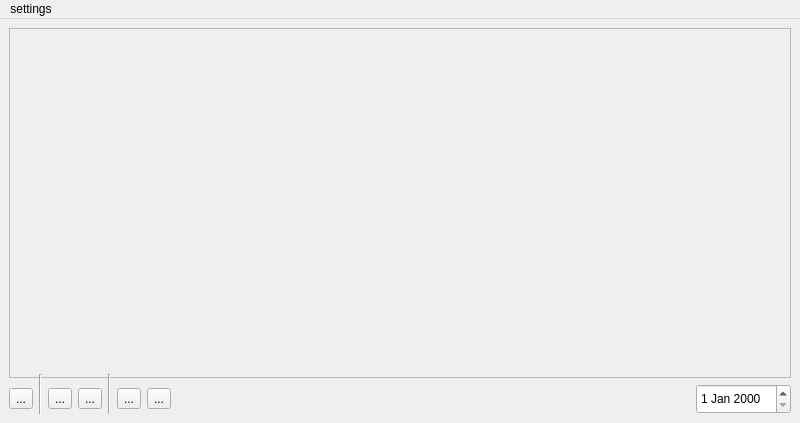
<?xml version="1.0" encoding="UTF-8"?>
<ui version="4.0">
 <class>MainWindow</class>
 <widget class="QMainWindow" name="MainWindow">
  <property name="geometry">
   <rect>
    <x>0</x>
    <y>0</y>
    <width>800</width>
    <height>423</height>
   </rect>
  </property>
  <property name="windowTitle">
   <string>MainWindow</string>
  </property>
  <widget class="QWidget" name="centralwidget">
   <property name="minimumSize">
    <size>
     <width>0</width>
     <height>400</height>
    </size>
   </property>
   <layout class="QGridLayout" name="gridLayout">
    <item row="0" column="0">
     <widget class="QGraphicsView" name="graphicsView">
      <property name="enabled">
       <bool>false</bool>
      </property>
      <property name="sizePolicy">
       <sizepolicy hsizetype="Expanding" vsizetype="Expanding">
        <horstretch>0</horstretch>
        <verstretch>0</verstretch>
       </sizepolicy>
      </property>
      <property name="minimumSize">
       <size>
        <width>0</width>
        <height>350</height>
       </size>
      </property>
     </widget>
    </item>
    <item row="1" column="0">
     <widget class="QStackedWidget" name="stackedWidget">
      <property name="minimumSize">
       <size>
        <width>0</width>
        <height>50</height>
       </size>
      </property>
      <property name="currentIndex">
       <number>0</number>
      </property>
      <widget class="QWidget" name="page_3">
       <widget class="QWidget" name="widget" native="true">
        <property name="geometry">
         <rect>
          <x>0</x>
          <y>10</y>
          <width>782</width>
          <height>50</height>
         </rect>
        </property>
        <layout class="QHBoxLayout" name="horizontalLayout">
         <item>
          <layout class="QHBoxLayout" name="horizontalLayout_7">
           <item>
            <widget class="QToolButton" name="toolButton">
             <property name="text">
              <string>...</string>
             </property>
             <property name="icon">
              <iconset resource="todoy.qrc">
               <normaloff>:/no/sketch_freedraw.png</normaloff>:/no/sketch_freedraw.png</iconset>
             </property>
            </widget>
           </item>
           <item>
            <widget class="Line" name="line_2">
             <property name="orientation">
              <enum>Qt::Vertical</enum>
             </property>
            </widget>
           </item>
           <item>
            <widget class="QToolButton" name="toolButton_color">
             <property name="text">
              <string>...</string>
             </property>
             <property name="icon">
              <iconset resource="todoy.qrc">
               <normaloff>:/no/control_personalization.png</normaloff>:/no/control_personalization.png</iconset>
             </property>
            </widget>
           </item>
           <item>
            <widget class="QToolButton" name="toolButton_undo">
             <property name="text">
              <string>...</string>
             </property>
             <property name="icon">
              <iconset resource="todoy.qrc">
               <normaloff>:/no/general_undo.png</normaloff>:/no/general_undo.png</iconset>
             </property>
            </widget>
           </item>
           <item>
            <widget class="Line" name="line">
             <property name="orientation">
              <enum>Qt::Vertical</enum>
             </property>
            </widget>
           </item>
           <item>
            <widget class="QToolButton" name="toolButton_trash">
             <property name="text">
              <string>...</string>
             </property>
             <property name="icon">
              <iconset resource="todoy.qrc">
               <normaloff>:/no/camera_delete.png</normaloff>:/no/camera_delete.png</iconset>
             </property>
            </widget>
           </item>
           <item>
            <widget class="QToolButton" name="toolButton_save">
             <property name="text">
              <string>...</string>
             </property>
             <property name="icon">
              <iconset resource="todoy.qrc">
               <normaloff>:/no/notes_save.png</normaloff>:/no/notes_save.png</iconset>
             </property>
            </widget>
           </item>
          </layout>
         </item>
         <item>
          <spacer name="horizontalSpacer">
           <property name="orientation">
            <enum>Qt::Horizontal</enum>
           </property>
           <property name="sizeHint" stdset="0">
            <size>
             <width>40</width>
             <height>20</height>
            </size>
           </property>
          </spacer>
         </item>
         <item>
          <widget class="QDateEdit" name="dateEdit">
           <property name="minimumSize">
            <size>
             <width>0</width>
             <height>30</height>
            </size>
           </property>
          </widget>
         </item>
        </layout>
       </widget>
      </widget>
      <widget class="QWidget" name="page_4">
       <widget class="QWidget" name="widget_2" native="true">
        <property name="geometry">
         <rect>
          <x>0</x>
          <y>10</y>
          <width>782</width>
          <height>50</height>
         </rect>
        </property>
        <layout class="QHBoxLayout" name="horizontalLayout_5">
         <item>
          <widget class="QToolButton" name="toolButton_3">
           <property name="text">
            <string>...</string>
           </property>
           <property name="icon">
            <iconset resource="todoy.qrc">
             <normaloff>:/no/widgets_time_editor.png</normaloff>:/no/widgets_time_editor.png</iconset>
           </property>
          </widget>
         </item>
         <item>
          <widget class="Line" name="line_3">
           <property name="orientation">
            <enum>Qt::Vertical</enum>
           </property>
          </widget>
         </item>
         <item>
          <widget class="QLineEdit" name="lineEdit">
           <property name="minimumSize">
            <size>
             <width>0</width>
             <height>30</height>
            </size>
           </property>
          </widget>
         </item>
         <item>
          <widget class="QDateEdit" name="dateEdit_2">
           <property name="minimumSize">
            <size>
             <width>0</width>
             <height>30</height>
            </size>
           </property>
          </widget>
         </item>
        </layout>
       </widget>
      </widget>
     </widget>
    </item>
   </layout>
  </widget>
  <widget class="QMenuBar" name="menubar">
   <property name="geometry">
    <rect>
     <x>0</x>
     <y>0</y>
     <width>800</width>
     <height>23</height>
    </rect>
   </property>
   <widget class="QMenu" name="menuSettings">
    <property name="title">
     <string>settings</string>
    </property>
    <addaction name="actionSettings"/>
    <addaction name="actionAbout"/>
   </widget>
   <addaction name="menuSettings"/>
  </widget>
  <action name="actionSettings">
   <property name="text">
    <string>settings</string>
   </property>
  </action>
  <action name="actionAbout">
   <property name="text">
    <string>about</string>
   </property>
  </action>
 </widget>
 <resources>
  <include location="todoy.qrc"/>
 </resources>
 <connections/>
</ui>
